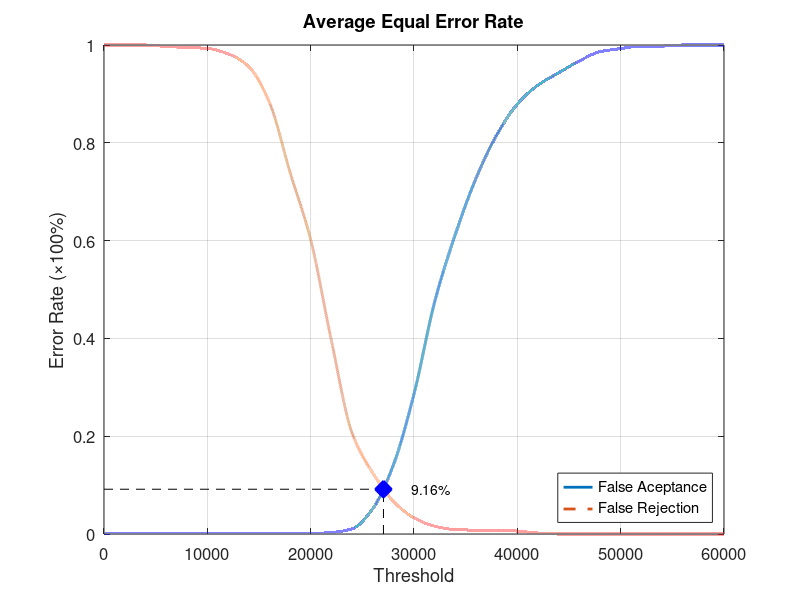
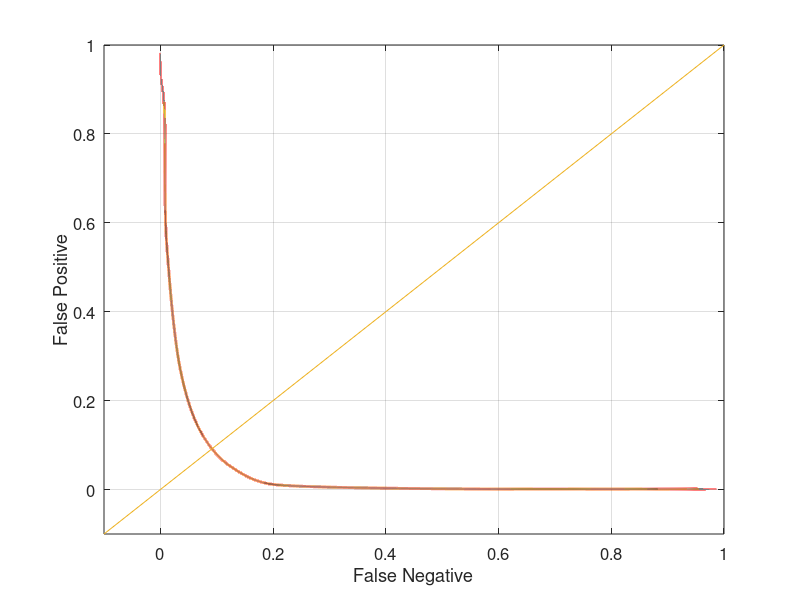

Reproduce these figures in MATLAB, in order.
function yEER = Database1Average
close all;
clear;
clc;
x = 0:2000:60000;
xq = 0:0.5:60000;

y0 = [0 0.00105263 0.00105263 0.00105263 0.00105263 0.00105263 0.00105263 0.00105263 0.00105263 0.00105263 0.00105263 0.0031579 0.0105263 0.051579 0.141053 0.286316 0.474737 0.612632 0.727368 0.81579 0.878947 0.917895 0.943158 0.967368 0.986316 0.992632 0.997895 0.997895 1 1 1];
yy0 = interp1(x, y0, xq, 'pchip');
y1 = [1 1 1 0.997 0.995 0.993 0.982 0.956 0.883 0.74 0.602 0.396 0.207 0.125 0.067 0.033 0.016 0.009 0.008 0.008 0.006 0.002 0 0 0 0 0 0 0 0 0];
yy1 = interp1(x, y1, xq, 'pchip');

% Calculating EER: 
y2 = abs(y0 - y1);
find(y2 == min(y2))
yy2 = abs(yy0 - yy1);
xEER = find(yy2 == min(yy2));
xEERIndex = xq(xEER) % X-axis EER
yEER = yy0(xEER) % Y-axis EER

main = figure
plot(xq, yy0,'-','LineWidth', 2);	hold on
plot(xq, yy1,'--','LineWidth', 2);	hold on
plot([xEERIndex xEERIndex], [0 yEER], 'k--');	hold on
plot([0 xEERIndex], [yEER yEER], 'k--');	hold on
plot(xEERIndex, yEER, 'bx', 'LineWidth', 10);	hold on
text(xEERIndex + 10 * xEERIndex / 100, yEER, [num2str(round((10000 * yEER)) / 100) '%'])
legend('False Aceptance', 'False Rejection', 'Location', 'SouthEast')
xlabel('Threshold')
ylabel('Error Rate (\times100%)')
title('Average Equal Error Rate')
set(gca, 'FontSize', 12)
axis([0 60000 0 1])
grid on

print(main, 'Database1AverageMain', '-dpng');
FNRxFPR = figure('Color', [1 1 1]);
plot(yy1, yy0, '-', yy1, yy0, 'LineWidth', 2);
hold on
y = -0.1:0.1:1
plot(y, y); 
set(gca, 'FontSize', 12)
xlabel('False Negative')
ylabel('False Positive')
axis([-0.1 1 -0.1 1])
set(gca, 'FontSize', 12)
grid on

print(FNRxFPR, 'Database1AverageFNRxFPR','-dpng');
end
